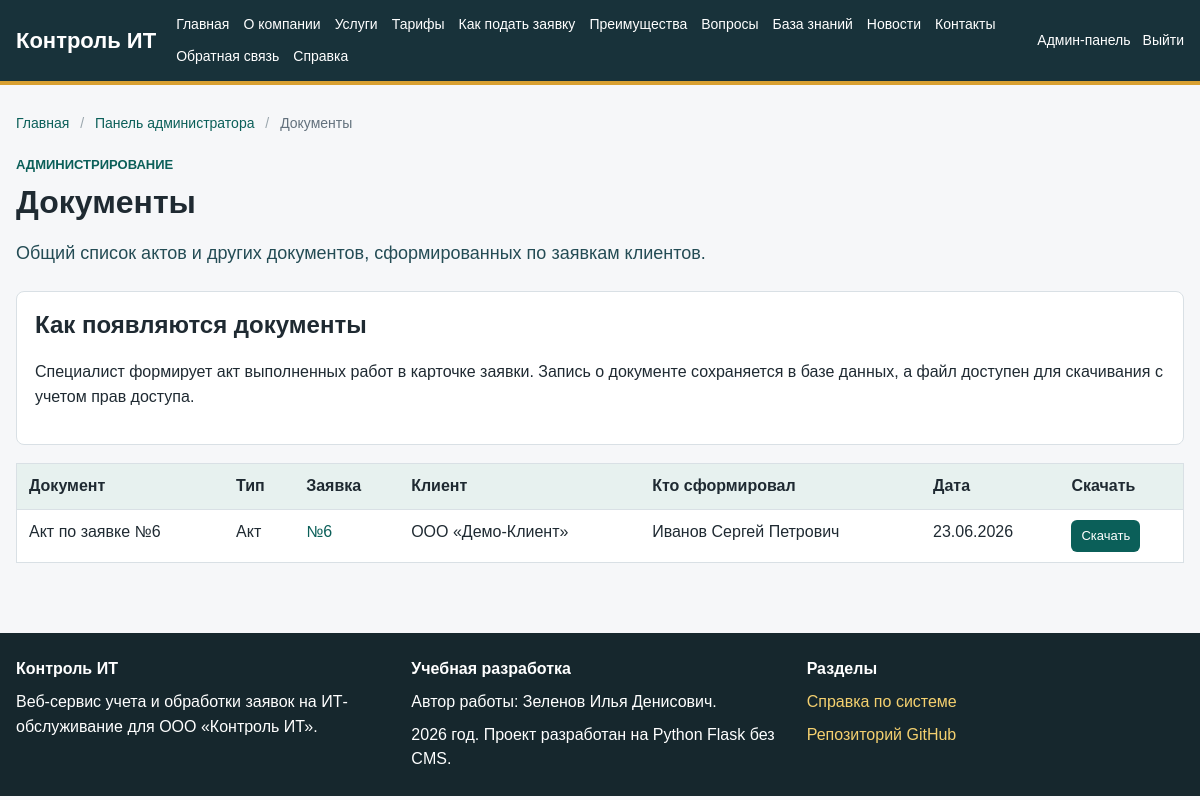
Screenshot of /admin/documents (signed in) with the database file from the repository.
### app/models.py (models this page shows, shortened)
class Document(db.Model):
    __tablename__ = "documents"
    id = db.Column(db.Integer, primary_key=True)
    title = db.Column(db.String(180), nullable=False)
    document_type = db.Column(db.String(80), nullable=False)
    file_path = db.Column(db.String(255), nullable=False)
    created_at = db.Column(db.DateTime, default=datetime.utcnow)
    ticket_id = db.Column(db.Integer, db.ForeignKey("tickets.id"), nullable=False)
    created_by_id = db.Column(db.Integer, db.ForeignKey("users.id"), nullable=False)
    ticket = db.relationship("Ticket", back_populates="documents")
    created_by = db.relationship("User")

class Ticket(db.Model):
    __tablename__ = "tickets"
    id = db.Column(db.Integer, primary_key=True)
    title = db.Column(db.String(180), nullable=False)
    description = db.Column(db.Text, nullable=False)
    created_at = db.Column(db.DateTime, default=datetime.utcnow)
    updated_at = db.Column(db.DateTime, default=datetime.utcnow, onupdate=datetime.utcnow)
    deadline_at = db.Column(db.DateTime)
    closed_at = db.Column(db.DateTime)
    client_id = db.Column(db.Integer, db.ForeignKey("clients.id"), nullable=False)
    specialist_id = db.Column(db.Integer, db.ForeignKey("employees.id"))
    service_id = db.Column(db.Integer, db.ForeignKey("services.id"), nullable=False)
    status_id = db.Column(db.Integer, db.ForeignKey("ticket_statuses.id"), nullable=False)
    priority_id = db.Column(db.Integer, db.ForeignKey("ticket_priorities.id"), nullable=False)
    client = db.relationship("Client", back_populates="tickets")
    specialist = db.relationship("Employee", back_populates="assigned_tickets")
    service = db.relationship("Service", back_populates="tickets")
    status = db.relationship("TicketStatus", back_populates="tickets")
    priority = db.relationship("TicketPriority", back_populates="tickets")
    comments = db.relationship("TicketComment", back_populates="ticket", cascade="all, delete-orphan")
    attachments = db.relationship("Attachment", back_populates="ticket", cascade="all, delete-orphan")
    documents = db.relationship("Document", back_populates="ticket", cascade="all, delete-orphan")

class Client(db.Model):
    __tablename__ = "clients"
    id = db.Column(db.Integer, primary_key=True)
    organization_name = db.Column(db.String(180), nullable=False)
    inn = db.Column(db.String(20))
    address = db.Column(db.String(255))
    contact_person = db.Column(db.String(150))
    created_at = db.Column(db.DateTime, default=datetime.utcnow)
    user_id = db.Column(db.Integer, db.ForeignKey("users.id"), nullable=False)
    user = db.relationship("User", back_populates="client")
    tickets = db.relationship("Ticket", back_populates="client")

class User(UserMixin, db.Model):
    __tablename__ = "users"
    id = db.Column(db.Integer, primary_key=True)
    username = db.Column(db.String(80), unique=True, nullable=False)
    password_hash = db.Column(db.String(255), nullable=False)
    email = db.Column(db.String(120), unique=True, nullable=False)
    full_name = db.Column(db.String(150), nullable=False)
    phone = db.Column(db.String(30))
    is_active_account = db.Column(db.Boolean, default=True)
    created_at = db.Column(db.DateTime, default=datetime.utcnow)
    role_id = db.Column(db.Integer, db.ForeignKey("roles.id"), nullable=False)
    role = db.relationship("Role", back_populates="users")
    client = db.relationship("Client", back_populates="user", uselist=False)
    employee = db.relationship("Employee", back_populates="user", uselist=False)
    comments = db.relationship("TicketComment", back_populates="author")
    @property
    def is_active(self):
        return self.is_active_account
    def has_role(self, *role_names):
        return self.role and self.role.name in role_names

### app/routes/admin.py (the view)
@admin_bp.route("/documents")
@login_required
@role_required("Администратор")
def documents():
    docs = Document.query.order_by(Document.created_at.desc()).all()
    return render_template(
        "admin/documents.html",
        title="Документы",
        documents=docs,
        breadcrumbs=admin_breadcrumbs({"label": "Документы", "url": None}),
    )

### app/models.py (called while the page is built)
@login_manager.user_loader
def load_user(user_id):
    return User.query.get(int(user_id))

### app/routes/admin.py (called while the page is built)
def admin_breadcrumbs(*items):
    trail = [{"label": "Главная", "url": url_for("public.home")}]
    if items:
        trail.append({"label": "Панель администратора", "url": url_for("admin.dashboard")})
        trail.extend(items)
    else:
        trail.append({"label": "Панель администратора", "url": None})
    return trail

### app/templates/admin/documents.html (shortened to what this page needs)
{% extends "base.html" %}
{% block content %}
<section class="page-header">
    <p class="eyebrow">Администрирование</p>
    <h1>Документы</h1>
    <p class="lead">
        Общий список актов и других документов, сформированных по заявкам клиентов.
    </p>
</section>
<section class="info-box">
    <h2>Как появляются документы</h2>
    <p>
        Специалист формирует акт выполненных работ в карточке заявки. Запись о документе
        сохраняется в базе данных, а файл доступен для скачивания с учетом прав доступа.
    </p>
</section>
<table>
    <thead>
    <tr>
        <th>Документ</th>
        <th>Тип</th>
        <th>Заявка</th>
        <th>Клиент</th>
        <th>Кто сформировал</th>
        <th>Дата</th>
        <th>Скачать</th>
    </tr>
    </thead>
    <tbody>
    {% for doc in documents %}
        <tr>
            <td>{{ doc.title }}</td>
            <td>{{ doc.document_type }}</td>
            <td><a href="{{ url_for('admin.ticket_detail', ticket_id=doc.ticket.id) }}">№{{ doc.ticket.id }}</a></td>
            <td>{{ doc.ticket.client.organization_name }}</td>
            <td>{{ doc.created_by.full_name }}</td>
            <td>{{ doc.created_at.strftime('%d.%m.%Y') }}</td>
            <td><a class="button small" href="{{ url_for('downloads.document', document_id=doc.id) }}">Скачать</a></td>
        </tr>
    {% else %}
        <tr>
            <td colspan="7">Документы пока не сформированы.</td>
        </tr>
    {% endfor %}
    </tbody>
</table>
{% endblock %}

### app/static/css/style.css (style rules this page uses)
:root { --page: #f6f7f9; --surface: #ffffff; --surface-soft: #eef6f4; --ink: #1f2a32; --muted: #63717d; --line: #d9e0e5; --header: #18323a; --header-2: #244c55; --accent: #0f766e; --accent-strong: #0b5f59; --warning: #b7791f; --danger: #b42318; --success: #1f7a4d; --white: #ffffff; }
* { box-sizing: border-box; }
body { margin: 0; font-family: Arial, Helvetica, sans-serif; color: var(--ink); background: var(--page); line-height: 1.55; }
a { color: var(--accent-strong); text-decoration: none; }
.page-header { margin-bottom: 24px; }
.page-header h1 { margin-bottom: 10px; }
h1 { margin-top: 0; font-size: 32px; line-height: 1.2; }
h2 { margin-top: 0; line-height: 1.25; }
.lead { font-size: 18px; color: var(--header-2); }
.eyebrow { margin: 0 0 8px; color: var(--accent-strong); font-size: 13px; font-weight: 700; text-transform: uppercase; }
.card, .metric, .info-box, .form-card, .comment { background: var(--surface); border: 1px solid var(--line); border-radius: 8px; padding: 18px; }
.button, button { display: inline-block; background: var(--accent-strong); color: var(--white); border: none; border-radius: 8px; padding: 10px 16px; cursor: pointer; font: inherit; text-align: center; }
.button.small { padding: 6px 10px; border-radius: 6px; font-size: 13px; }
table { width: 100%; border-collapse: collapse; background: var(--white); border: 1px solid var(--line); margin: 18px 0; }
th, td { padding: 10px 12px; border-bottom: 1px solid var(--line); text-align: left; vertical-align: top; }
th { background: #e7f1ef; }

### rows the page displays
Document: title "Акт по заявке №6", document_type "Акт", ticket.id "6", ticket.client.organization_name "ООО «Демо-Клиент»", created_by.full_name "Иванов Сергей Петрович", created_at "23.06.2026"

### other values shown
{{ crumb.label }} "Главная" "Панель администратора"
{{ crumb.label }} "Документы"
